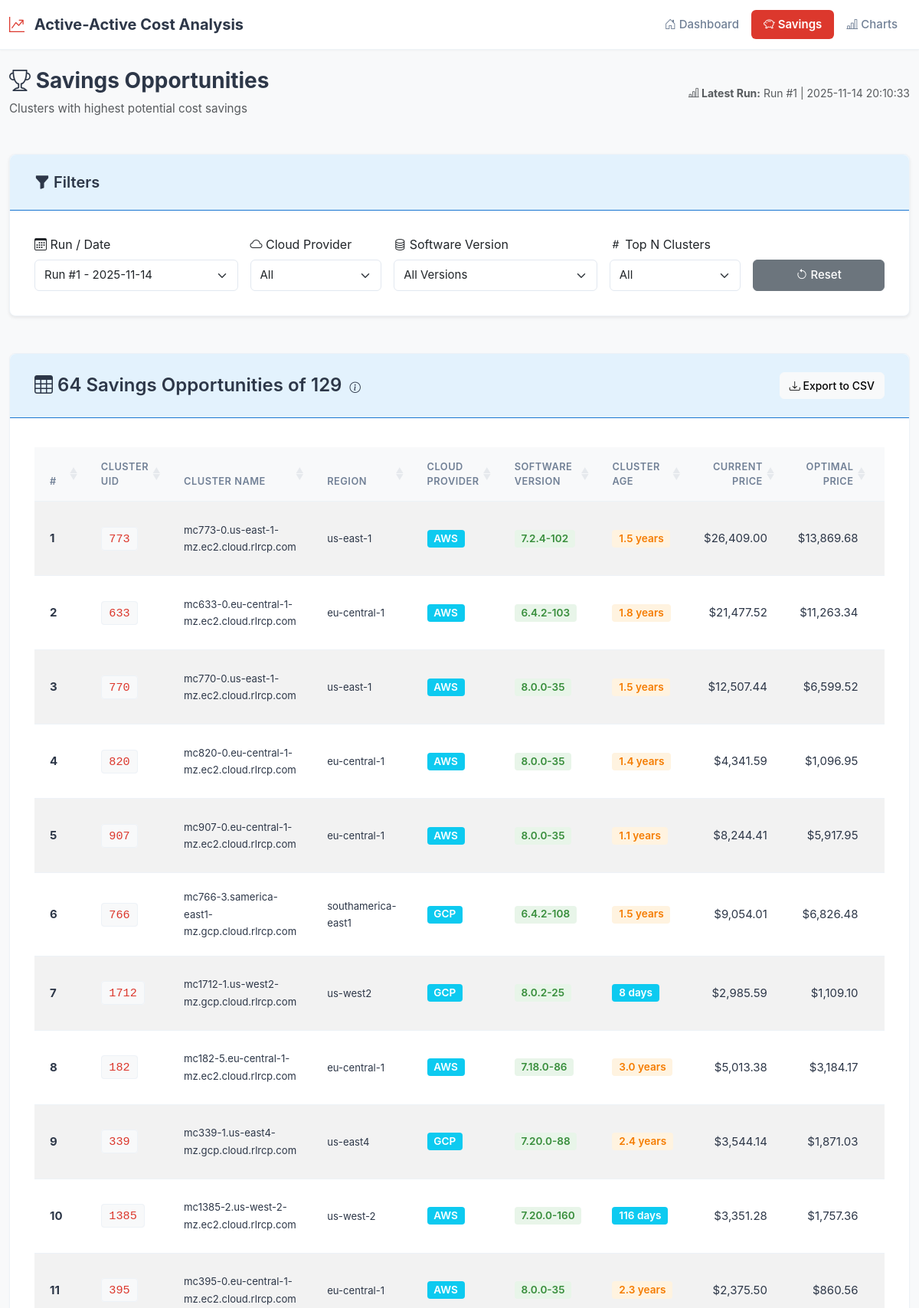
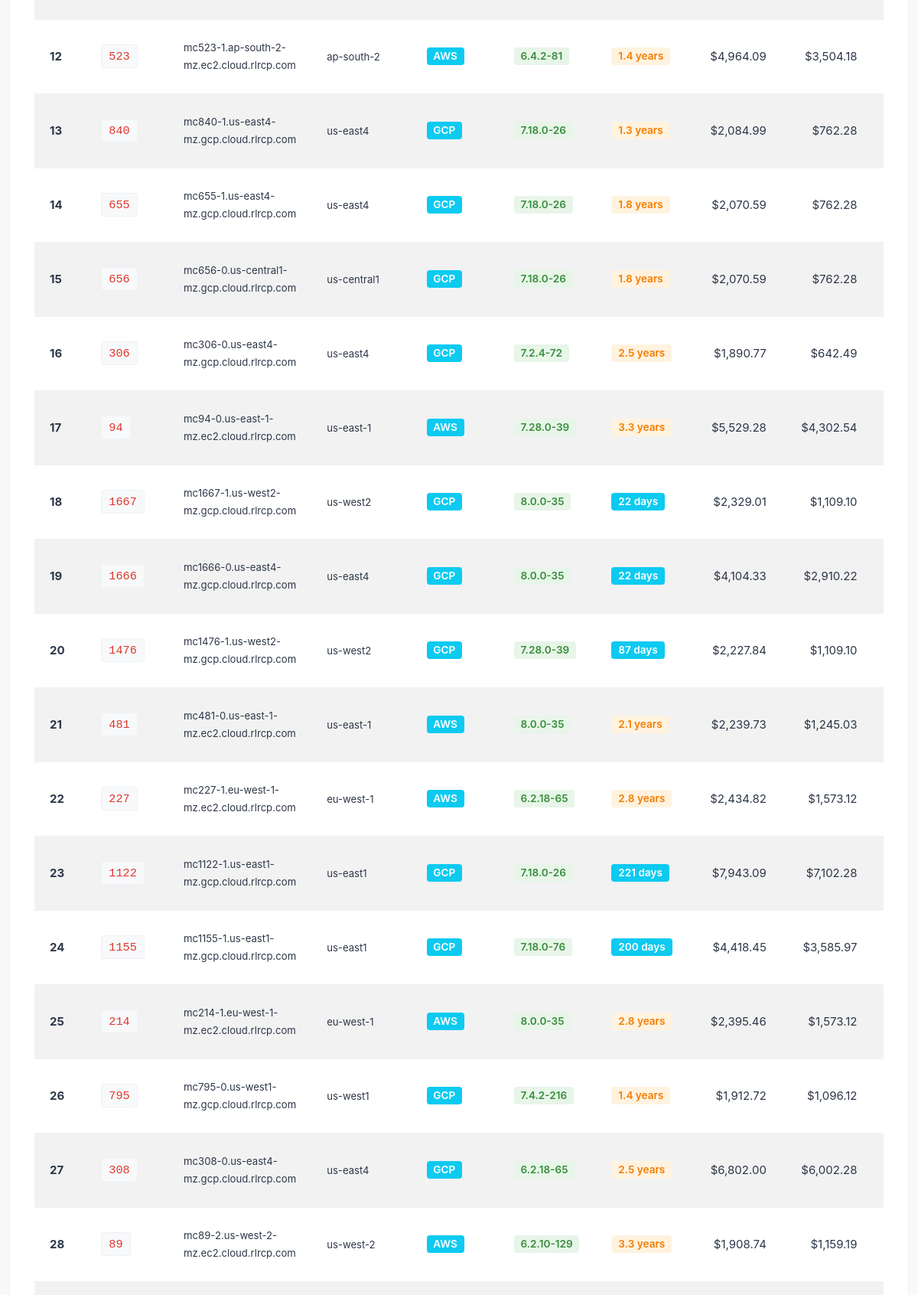
Screenshot of /top-savings?run_id=1 (upper part) with the database file from the repository (2 pictures, top to bottom).
### tables this page shows
CREATE TABLE runs (
                run_id INTEGER PRIMARY KEY AUTOINCREMENT,
                run_timestamp TEXT NOT NULL,
                jira_ticket TEXT,
                total_clusters INTEGER DEFAULT 0,
                processed_clusters INTEGER DEFAULT 0,
                failed_clusters INTEGER DEFAULT 0,
                status TEXT DEFAULT 'in_progress',
                csv_path TEXT,
                completed_at TEXT,
                notes TEXT
            );

CREATE TABLE cluster_metadata (
                mc_uid TEXT PRIMARY KEY,
                cluster_name TEXT,
                cloud_provider TEXT,
                region TEXT,
                account_id TEXT,
                redis_version TEXT,
                multi_az INTEGER,
                availability_zones TEXT,
                storage_type TEXT,
                -- New fields
                creation_date TEXT,
                shards_count INTEGER,
                max_shards_count INTEGER,
                total_storage_gb INTEGER,
                data_nodes_count INTEGER,
                quorum_nodes_count INTEGER,
                total_nodes_count INTEGER,
                os_version TEXT,
                software_version TEXT,
                rof_enabled INTEGER,
                -- Timestamps
                created_at TEXT,
                last_updated TEXT
            );

### app.py (the view, shortened to what this page needs)
@app.route('/top-savings')
@handle_api_error
def top_savings():
    with AADatabase(DB_PATH) as db:
        run_id = request.args.get('run_id', type=int)
        cloud_provider_filter = request.args.get('cloud_provider', default='all', type=str)
        software_version_filter = request.args.get('software_version', default='all', type=str)
        top_n_param = request.args.get('top_n', default='all', type=str)
        if top_n_param == 'all':
            top_n = 'all'
        else:
            top_n = int(top_n_param)
        all_runs = db.conn.execute('''
            SELECT run_id, run_timestamp, jira_ticket
            FROM runs
            WHERE status = 'completed'
            ORDER BY run_timestamp DESC
        ''').fetchall()
        opportunities = db.get_top_savings_opportunities(run_id=run_id, limit=None)
        from datetime import datetime
        current_date = datetime.now()
        for cluster in opportunities:
            if cluster.get('creation_date'):
                try:
                    creation_date = datetime.fromisoformat(cluster['creation_date'].replace('Z', '+00:00'))
                    days_old = (current_date - creation_date).days
                    cluster['age_days'] = days_old
                    if days_old >= 365:
                        cluster['age_display'] = f"{days_old / 365:.1f} years"
                    else:
                        cluster['age_display'] = f"{days_old} days"
                except (ValueError, AttributeError):
                    cluster['age_days'] = None
                    cluster['age_display'] = 'N/A'
            else:
                cluster['age_days'] = None
                cluster['age_display'] = 'N/A'
        cloud_providers = sorted(list(set(
            opp['cloud_provider'] for opp in opportunities
            if opp.get('cloud_provider')
        )))
        software_versions = sorted(list(set(
            opp['software_version'] for opp in opportunities
            if opp.get('software_version')
        )), reverse=True)
        if cloud_provider_filter != 'all':
            opportunities = [
                opp for opp in opportunities
                if opp.get('cloud_provider') == cloud_provider_filter
            ]
        if software_version_filter != 'all':
            opportunities = [
                opp for opp in opportunities
                if opp.get('software_version') == software_version_filter
            ]
        if top_n != 'all':
            opportunities = opportunities[:top_n]
        optimizable_count = len([opp for opp in opportunities if opp.get('savings', 0) > 0])
        if run_id:
            selected_run = db.conn.execute('''
                SELECT * FROM runs WHERE run_id = ?
            ''', (run_id,)).fetchone()
        else:
            selected_run = all_runs[0] if all_runs else None
        return render_template('top_savings.html',
                             opportunities=opportunities,
                             optimizable_count=optimizable_count,
                             all_runs=[dict(r) for r in all_runs],
                             selected_run=dict(selected_run) if selected_run else None,
                             cloud_provider_filter=cloud_provider_filter,
                             cloud_providers=cloud_providers,
                             software_version_filter=software_version_filter,
                             software_versions=software_versions,
                             top_n=top_n)

### templates/top_savings.html (shortened to what this page needs)
{% extends "base.html" %}
{% block content %}
<div class="row mb-4 align-items-center">
    <div class="col-md-6">
        <h1 class="h2 mb-2">
            <i class="bi bi-trophy"></i> Savings Opportunities
        </h1>
        <p class="text-muted mb-0" style="font-size: 0.95rem;">Clusters with highest potential cost savings</p>
    </div>
    {% if selected_run %}
    <div class="col-md-6 text-md-end">
        <div class="text-muted" style="font-size: 0.875rem;">
            <strong><i class="bi bi-bar-chart-line"></i> Latest Run:</strong>
            Run #{{ selected_run.run_id }} | {{ selected_run.run_timestamp[:10] }} {{ selected_run.run_timestamp[11:19] }}
        </div>
    </div>
    {% endif %}
</div>
<div class="card shadow-sm mb-4">
    <div class="card-header bg-primary text-white">
        <h5 class="mb-0"><i class="bi bi-funnel-fill"></i> Filters</h5>
    </div>
    <div class="card-body">
        <div class="row g-3 align-items-end">
            <div class="col-md-3">
                <label for="run_id" class="form-label"><i class="bi bi-calendar3"></i> Run / Date</label>
                <select name="run_id" id="run_id" class="form-select filter-select">
                    {% for run in all_runs %}
                    <option value="{{ run.run_id }}"
                            {% if selected_run and run.run_id == selected_run.run_id %}selected{% endif %}>
                        Run #{{ run.run_id }} - {{ run.run_timestamp[:10] }}
                    </option>
                    {% endfor %}
                </select>
            </div>
            <div class="col-md-2">
                <label for="cloud_provider" class="form-label"><i class="bi bi-cloud"></i> Cloud Provider</label>
                <select name="cloud_provider" id="cloud_provider" class="form-select filter-select">
                    <option value="all" {% if cloud_provider_filter == 'all' %}selected{% endif %}>All</option>
                </select>
            </div>
            <div class="col-md-3">
                <label for="software_version" class="form-label"><i class="bi bi-database"></i> Software Version</label>
                <select name="software_version" id="software_version" class="form-select filter-select">
                    <option value="all" {% if software_version_filter == 'all' %}selected{% endif %}>All Versions</option>
                </select>
            </div>
            <div class="col-md-2">
                <label for="top_n" class="form-label"><i class="bi bi-hash"></i> Top N Clusters</label>
                <select name="top_n" id="top_n" class="form-select filter-select">
                    <option value="all" {% if top_n == 'all' %}selected{% endif %}>All</option>
                </select>
            </div>
            <div class="col-md-2">
                <button type="button" class="btn btn-secondary w-100" id="resetFilters">
                    <i class="bi bi-arrow-counterclockwise"></i> Reset
                </button>
            </div>
        </div>
    </div>
</div>
{% if opportunities %}
<div class="row mb-4">
    <div class="col">
        <div class="card">
            <div class="card-header bg-primary text-white d-flex justify-content-between align-items-center">
                <h4 class="mb-0">
                    <i class="bi bi-table"></i> {{ optimizable_count }} Savings Opportunities of {{ opportunities | length }}
                    <i class="bi bi-info-circle ms-1" style="cursor: pointer; font-size: 0.9rem;"
                       data-bs-toggle="popover"
                       data-bs-trigger="hover focus"
                       data-bs-placement="bottom"
                       data-bs-html="true"
                       data-bs-content="<strong>{{ optimizable_count }}</strong> clusters with positive savings (optimization opportunities)<br><strong>{{ opportunities | length }}</strong> total clusters shown (including non-optimizable)"></i>
                </h4>
                <button type="button" class="btn btn-light btn-sm" id="exportCsvBtn" title="Export visible table data to CSV">
                    <i class="bi bi-download"></i> Export to CSV
                </button>
            </div>
            <div class="card-body">
                <div class="table-responsive">
                    <table id="savingsTable" class="table table-striped table-hover">
                        <thead>
                            <tr>
                                <th>#</th>
                                <th>Cluster UID</th>
                                <th>Cluster Name</th>
                                <th>Region</th>
                                <th>Cloud Provider</th>
                                <th>Software Version</th>
                                <th>Cluster Age</th>
                                <th class="text-end">Current Price</th>
                                <th class="text-end">Optimal Price</th>
                                <th class="text-end">Savings</th>
                            </tr>
                        </thead>
                        <tbody>
                            {% for cluster in opportunities %}
                            <tr{% if cluster.savings <= 0 %} class="table-secondary" style="opacity: 0.6;"{% endif %}>
                                <td><strong>{{ loop.index }}</strong></td>
                                <td><code>{{ cluster.mc_uid }}</code></td>
                                <td>
                                    {% if cluster.cluster_name %}
                                    <small>{{ cluster.cluster_name }}</small>
                                    {% else %}
                                    <small class="text-muted">N/A</small>
                                    {% endif %}
                                </td>
                                <td>
                                    {% if cluster.region %}
                                    <small>{{ cluster.region }}</small>
                                    {% else %}
                                    <small class="text-muted">N/A</small>
                                    {% endif %}
                                </td>
                                <td>
                                    {% if cluster.cloud_provider %}
                                    <span class="badge bg-info">{{ cluster.cloud_provider|upper }}</span>
                                    {% else %}
                                    <small class="text-muted">N/A</small>
                                    {% endif %}
                                </td>
                                <td>
                                    {% if cluster.software_version %}
                                    <span class="badge bg-success">{{ cluster.software_version }}</span>
                                    {% else %}
                                    <small class="text-muted">N/A</small>
                                    {% endif %}
                                </td>
                                <td data-order="{{ cluster.age_days if cluster.age_days is not none else -1 }}">
                                    {% if cluster.age_days is not none %}
                                    {% if cluster.age_days >= 365 %}
                                    <span class="badge bg-warning text-dark">{{ cluster.age_display }}</span>
                                    {% else %}
                                    <span class="badge bg-info">{{ cluster.age_display }}</span>
                                    {% endif %}
                                    {% else %}
                                    <small class="text-muted">N/A</small>
                                    {% endif %}
                                </td>
                                <td class="text-end">${{ "{:,.2f}".format(cluster.current_price) }}</td>
                                <td class="text-end">${{ "{:,.2f}".format(cluster.optimal_price) }}</td>
                                <td class="text-end">
                                </td>
                            </tr>
                            {% endfor %}
                        </tbody>
                                    {% set total_savings = opportunities | selectattr('savings', 'gt', 0) | sum(attribute='savings') %}
                    </table>
                </div>
            </div>
        </div>
    </div>
</div>
{% else %}
<div class="alert alert-info">
    <i class="bi bi-info-circle"></i>
    No savings data available for the selected run.
</div>
{% endif %}
{% endblock %}

### rows the page displays
runs: run_id "1", run_timestamp "2025-11-14", run_timestamp "20:10:33"
cluster_metadata: mc_uid "773", cluster_name "mc773-0.us-east-1-mz.ec2.cloud.rlrcp.com", region "us-east-1", cloud_provider "AWS", software_version "7.2.4-102", age_display "1.5 years", current_price "26,409.00", optimal_price "13,869.68"
cluster_metadata: mc_uid "633", cluster_name "mc633-0.eu-central-1-mz.ec2.cloud.rlrcp.com", region "eu-central-1", cloud_provider "AWS", software_version "6.4.2-103", age_display "1.8 years", current_price "21,477.52", optimal_price "11,263.34"
cluster_metadata: mc_uid "770", cluster_name "mc770-0.us-east-1-mz.ec2.cloud.rlrcp.com", region "us-east-1", cloud_provider "AWS", software_version "8.0.0-35", age_display "1.5 years", current_price "12,507.44", optimal_price "6,599.52"
cluster_metadata: mc_uid "820", cluster_name "mc820-0.eu-central-1-mz.ec2.cloud.rlrcp.com", region "eu-central-1", cloud_provider "AWS", software_version "8.0.0-35", age_display "1.4 years", current_price "4,341.59", optimal_price "1,096.95"
cluster_metadata: mc_uid "907", cluster_name "mc907-0.eu-central-1-mz.ec2.cloud.rlrcp.com", region "eu-central-1", cloud_provider "AWS", software_version "8.0.0-35", age_display "1.1 years", current_price "8,244.41", optimal_price "5,917.95"
cluster_metadata: mc_uid "766", cluster_name "mc766-3.samerica-east1-mz.gcp.cloud.rlrcp.com", region "southamerica-east1", cloud_provider "GCP", software_version "6.4.2-108", age_display "1.5 years", current_price "9,054.01", optimal_price "6,826.48"
cluster_metadata: mc_uid "1712", cluster_name "mc1712-1.us-west2-mz.gcp.cloud.rlrcp.com", region "us-west2", cloud_provider "GCP", software_version "8.0.2-25", age_display "8 days", current_price "2,985.59", optimal_price "1,109.10"
cluster_metadata: mc_uid "182", cluster_name "mc182-5.eu-central-1-mz.ec2.cloud.rlrcp.com", region "eu-central-1", cloud_provider "AWS", software_version "7.18.0-86", age_display "3.0 years", current_price "5,013.38", optimal_price "3,184.17"
cluster_metadata: mc_uid "339", cluster_name "mc339-1.us-east4-mz.gcp.cloud.rlrcp.com", region "us-east4", cloud_provider "GCP", software_version "7.20.0-88", age_display "2.4 years", current_price "3,544.14", optimal_price "1,871.03"
cluster_metadata: mc_uid "1385", cluster_name "mc1385-2.us-west-2-mz.ec2.cloud.rlrcp.com", region "us-west-2", cloud_provider "AWS", software_version "7.20.0-160", age_display "116 days", current_price "3,351.28", optimal_price "1,757.36"
cluster_metadata: mc_uid "395", cluster_name "mc395-0.eu-central-1-mz.ec2.cloud.rlrcp.com", region "eu-central-1", cloud_provider "AWS", software_version "8.0.0-35", age_display "2.3 years", current_price "2,375.50", optimal_price "860.56"
cluster_metadata: mc_uid "523", cluster_name "mc523-1.ap-south-2-mz.ec2.cloud.rlrcp.com", region "ap-south-2", cloud_provider "AWS", software_version "6.4.2-81", age_display "1.4 years", current_price "4,964.09", optimal_price "3,504.18"
cluster_metadata: mc_uid "840", cluster_name "mc840-1.us-east4-mz.gcp.cloud.rlrcp.com", region "us-east4", cloud_provider "GCP", software_version "7.18.0-26", age_display "1.3 years", current_price "2,084.99", optimal_price "762.28"
cluster_metadata: mc_uid "655", cluster_name "mc655-1.us-east4-mz.gcp.cloud.rlrcp.com", region "us-east4", cloud_provider "GCP", software_version "7.18.0-26", age_display "1.8 years", current_price "2,070.59", optimal_price "762.28"
cluster_metadata: mc_uid "656", cluster_name "mc656-0.us-central1-mz.gcp.cloud.rlrcp.com", region "us-central1", cloud_provider "GCP", software_version "7.18.0-26", age_display "1.8 years", current_price "2,070.59", optimal_price "762.28"
cluster_metadata: mc_uid "306", cluster_name "mc306-0.us-east4-mz.gcp.cloud.rlrcp.com", region "us-east4", cloud_provider "GCP", software_version "7.2.4-72", age_display "2.5 years", current_price "1,890.77", optimal_price "642.49"
cluster_metadata: mc_uid "94", cluster_name "mc94-0.us-east-1-mz.ec2.cloud.rlrcp.com", region "us-east-1", cloud_provider "AWS", software_version "7.28.0-39", age_display "3.3 years", current_price "5,529.28", optimal_price "4,302.54"
cluster_metadata: mc_uid "1667", cluster_name "mc1667-1.us-west2-mz.gcp.cloud.rlrcp.com", region "us-west2", cloud_provider "GCP", software_version "8.0.0-35", age_display "22 days", current_price "2,329.01", optimal_price "1,109.10"
cluster_metadata: mc_uid "1666", cluster_name "mc1666-0.us-east4-mz.gcp.cloud.rlrcp.com", region "us-east4", cloud_provider "GCP", software_version "8.0.0-35", age_display "22 days", current_price "4,104.33", optimal_price "2,910.22"
cluster_metadata: mc_uid "1476", cluster_name "mc1476-1.us-west2-mz.gcp.cloud.rlrcp.com", region "us-west2", cloud_provider "GCP", software_version "7.28.0-39", age_display "87 days", current_price "2,227.84", optimal_price "1,109.10"
cluster_metadata: mc_uid "481", cluster_name "mc481-0.us-east-1-mz.ec2.cloud.rlrcp.com", region "us-east-1", cloud_provider "AWS", software_version "8.0.0-35", age_display "2.1 years", current_price "2,239.73", optimal_price "1,245.03"
cluster_metadata: mc_uid "227", cluster_name "mc227-1.eu-west-1-mz.ec2.cloud.rlrcp.com", region "eu-west-1", cloud_provider "AWS", software_version "6.2.18-65", age_display "2.8 years", current_price "2,434.82", optimal_price "1,573.12"
cluster_metadata: mc_uid "1122", cluster_name "mc1122-1.us-east1-mz.gcp.cloud.rlrcp.com", region "us-east1", cloud_provider "GCP", software_version "7.18.0-26", age_display "221 days", current_price "7,943.09", optimal_price "7,102.28"
cluster_metadata: mc_uid "1155", cluster_name "mc1155-1.us-east1-mz.gcp.cloud.rlrcp.com", region "us-east1", cloud_provider "GCP", software_version "7.18.0-76", age_display "200 days", current_price "4,418.45", optimal_price "3,585.97"
cluster_metadata: mc_uid "214", cluster_name "mc214-1.eu-west-1-mz.ec2.cloud.rlrcp.com", region "eu-west-1", cloud_provider "AWS", software_version "8.0.0-35", age_display "2.8 years", current_price "2,395.46", optimal_price "1,573.12"
cluster_metadata: mc_uid "795", cluster_name "mc795-0.us-west1-mz.gcp.cloud.rlrcp.com", region "us-west1", cloud_provider "GCP", software_version "7.4.2-216", age_display "1.4 years", current_price "1,912.72", optimal_price "1,096.12"
cluster_metadata: mc_uid "308", cluster_name "mc308-0.us-east4-mz.gcp.cloud.rlrcp.com", region "us-east4", cloud_provider "GCP", software_version "6.2.18-65", age_display "2.5 years", current_price "6,802.00", optimal_price "6,002.28"
cluster_metadata: mc_uid "89", cluster_name "mc89-2.us-west-2-mz.ec2.cloud.rlrcp.com", region "us-west-2", cloud_provider "AWS", software_version "6.2.10-129", age_display "3.3 years", current_price "1,908.74", optimal_price "1,159.19"

### other values shown
{{ optimizable_count }} "64"
{{ opportunities | length }} "129"
